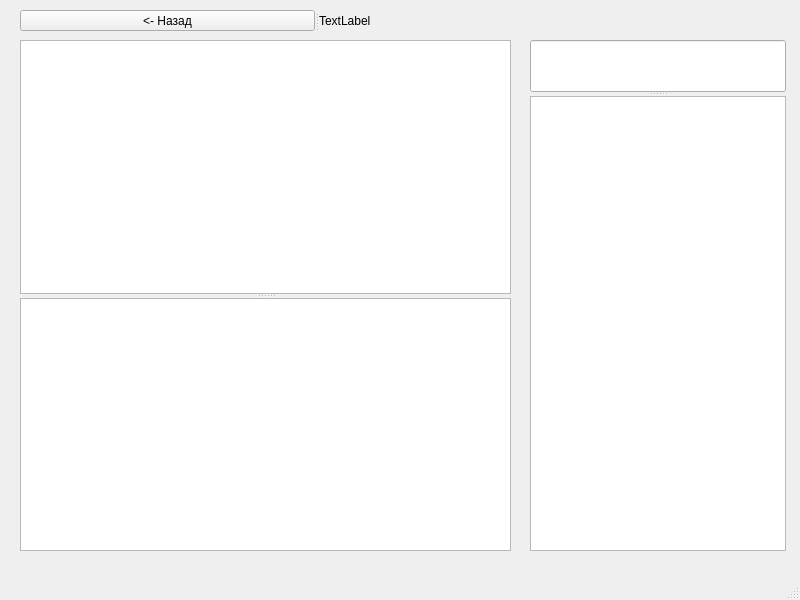
<?xml version="1.0" encoding="UTF-8"?>
<ui version="4.0">
 <class>MainWindow</class>
 <widget class="QMainWindow" name="MainWindow">
  <property name="geometry">
   <rect>
    <x>0</x>
    <y>0</y>
    <width>800</width>
    <height>600</height>
   </rect>
  </property>
  <property name="windowTitle">
   <string>MainWindow</string>
  </property>
  <widget class="QWidget" name="centralwidget">
   <widget class="QSplitter" name="ConsoleSplitter">
    <property name="geometry">
     <rect>
      <x>530</x>
      <y>40</y>
      <width>256</width>
      <height>511</height>
     </rect>
    </property>
    <property name="orientation">
     <enum>Qt::Vertical</enum>
    </property>
    <widget class="QLineEdit" name="consoleInput"/>
    <widget class="QTextBrowser" name="consoleOutput"/>
   </widget>
   <widget class="QSplitter" name="treeCheckBoxCont">
    <property name="geometry">
     <rect>
      <x>20</x>
      <y>40</y>
      <width>491</width>
      <height>511</height>
     </rect>
    </property>
    <property name="orientation">
     <enum>Qt::Vertical</enum>
    </property>
    <widget class="QTreeView" name="treeView"/>
    <widget class="QListWidget" name="listWidget"/>
   </widget>
   <widget class="QSplitter" name="splitter">
    <property name="geometry">
     <rect>
      <x>20</x>
      <y>10</y>
      <width>491</width>
      <height>21</height>
     </rect>
    </property>
    <property name="orientation">
     <enum>Qt::Horizontal</enum>
    </property>
    <widget class="QPushButton" name="backButton">
     <property name="text">
      <string>&lt;- Назад</string>
     </property>
    </widget>
    <widget class="QLabel" name="projectName">
     <property name="text">
      <string>TextLabel</string>
     </property>
    </widget>
   </widget>
  </widget>
  <widget class="QMenuBar" name="menubar">
   <property name="geometry">
    <rect>
     <x>0</x>
     <y>0</y>
     <width>800</width>
     <height>21</height>
    </rect>
   </property>
  </widget>
  <widget class="QStatusBar" name="statusbar"/>
 </widget>
 <resources/>
 <connections/>
</ui>
